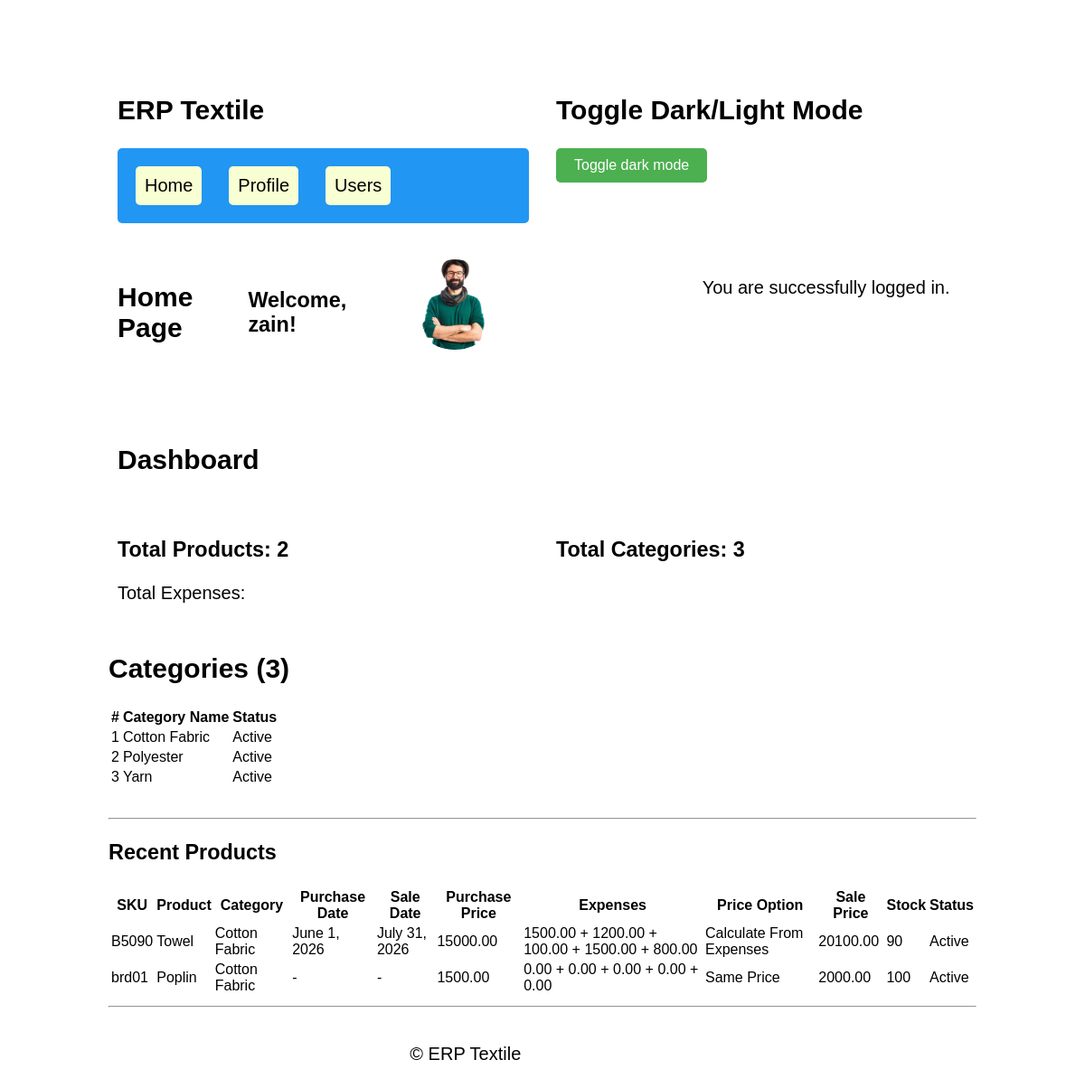
Page / (signed in) on the committed database.
### accounts/models.py (models this page shows, shortened)
class Profile(models.Model):
    user = models.OneToOneField(User, on_delete=models.CASCADE)
    bio = models.TextField(max_length=500, blank=True)
    location = models.CharField(max_length=100, blank=True)
    birth_date = models.DateField(null=True, blank=True)
    phone = models.CharField(max_length=20, blank=True)
    profile_picture = models.ImageField(default='default.jpg', upload_to='profile_pics', blank=True)

### categories/models.py (models this page shows, shortened)
class Category(models.Model):
    name = models.CharField(max_length=100, unique=True)
    description = models.TextField(blank=True, null=True)
    status = models.BooleanField(default=True)
    created_at = models.DateTimeField(auto_now_add=True)
    updated_at = models.DateTimeField(auto_now=True)
    class Meta:
        ordering = ['name']
        verbose_name = "Category"
        verbose_name_plural = "Categories"

### products/models.py (models this page shows, shortened)
class Product(models.Model):
    PRICE_OPTION = (
        ('same', 'Same Price'),
        ('30', 'Add 30%'),
        ('expense', 'Calculate From Expenses'),
    )
    sku = models.CharField(max_length=50, unique=True)
    name = models.CharField(max_length=200)
    category = models.ForeignKey(
        Category,
        on_delete=models.CASCADE,
        related_name='products'
    )
    purchase_price = models.DecimalField(max_digits=10, decimal_places=2)
    sale_price = models.DecimalField(max_digits=10, decimal_places=2, default=0)
    purchase_date = models.DateField(null=True, blank=True)
    sale_date = models.DateField(null=True, blank=True)
    price_option = models.CharField(
        max_length=20,
        choices=PRICE_OPTION,
        default='same'
    )
    expense1 = models.DecimalField(max_digits=10, decimal_places=2, default=0)
    expense2 = models.DecimalField(max_digits=10, decimal_places=2, default=0)
    expense3 = models.DecimalField(max_digits=10, decimal_places=2, default=0)
    expense4 = models.DecimalField(max_digits=10, decimal_places=2, default=0)
    expense5 = models.DecimalField(max_digits=10, decimal_places=2, default=0)
    opening_stock = models.PositiveIntegerField(default=0)
    current_stock = models.PositiveIntegerField(default=0)
    minimum_stock = models.PositiveIntegerField(default=0)
    description = models.TextField(blank=True, null=True)
    status = models.BooleanField(default=True)
    created_at = models.DateTimeField(auto_now_add=True)
    updated_at = models.DateTimeField(auto_now=True)
    class Meta:
        ordering = ['name']
        verbose_name = "Product"
        verbose_name_plural = "Products"

### accounts/views.py (the view)
# urls.py: path('', views.home, name='home'),
@login_required
def home(request):
    products = Product.objects.all().order_by('-id')[:5]
    categories = Category.objects.all().order_by('name')  # 👈 ADD THIS
    context = {
        'products': products,
        'categories': categories,   # 👈 ADD THIS
        'total_products': Product.objects.count(),
        'total_categories': Category.objects.count(),
    }
    return render(request, 'accounts/home.html', context)

### accounts/templates/accounts/home.html (shortened to what this page needs)
{% extends 'accounts/base.html' %}
{% load static %}
{% block content %}
<div class="row-3 content-grid">
    <div class="grid-item-1">
        <div class="header">
            <h2>Home Page</h2>
            <h3>Welcome, {{ user.username }}!</h3>
    </div>
        </div>
    <div class="grid-item-1">
        <div class="welcome">
            <div class="profile-preview">
                <img src="{{ user.profile.profile_picture.url }}" alt="Profile Picture" class="profile-img">
            </div>
        </div>
        </div>
    <div class="grid-item-1">
        <div>
            <p>You are successfully logged in.</p>
        </div>
    </div>
</div>
<br>
<div class="row-2 content-grid">
    <div class="grid-item-1">
        <h2>Dashboard</h2>
    </div>
</div>
<div class="row-2 content-grid">
    <div class="grid-item-1">
            <h3>Total Products: {{ total_products }}</h3>
          <p>Total Expenses: {{ total_expenses }}</p>
    </div>
    <div class="grid-item-1">
        <h3>Total Categories: {{ total_categories }}</h3>
    </div>
</div>
<h2>Categories ({{ total_categories }})</h2>
<table>
    <thead>
        <tr>
            <th>#</th>
            <th>Category Name</th>
            <th>Status</th>
        </tr>
    </thead>
    <tbody>
        {% for category in categories %}
        <tr>
            <td>{{ forloop.counter }}</td>
            <td>{{ category.name }}</td>
            <td>
                {% if category.status %}
                    Active
                {% else %}
                    Inactive
                {% endif %}
            </td>
        </tr>
        {% empty %}
        <tr>
            <td colspan="3">No categories found.</td>
        </tr>
        {% endfor %}
    </tbody>
</table>
<br>
<hr>
<h3>Recent Products</h3>
<table>
    <thead>
        <tr>
            <th>SKU</th>
            <th>Product</th>
            <th>Category</th>
            <th>Purchase Date</th>
            <th>Sale Date</th>
            <th>Purchase Price</th>
            <th>Expenses</th>
            <th>Price Option</th>
            <th>Sale Price</th>
            <th>Stock</th>
            <th>Status</th>
        </tr>
    </thead>
    <tbody>
    {% for p in products %}
    <tr>
        <td>{{ p.sku }}</td>
        <td>{{ p.name }}</td>
        <td>{{ p.category.name }}</td>
        <td>{{ p.purchase_date|default:"-" }}</td>
        <td>{{ p.sale_date|default:"-" }}</td>
        <td>{{ p.purchase_price }}</td>
        <td>
            {{ p.expense1 }}
            +
            {{ p.expense2 }}
            +
            {{ p.expense3 }}
            +
            {{ p.expense4 }}
            +
            {{ p.expense5 }}
        </td>
        <td>{{ p.get_price_option_display }}</td>
        <td>{{ p.sale_price }}</td>
        <td>{{ p.current_stock }}</td>
        <td>
            {% if p.status %}
                Active
            {% else %}
                Inactive
            {% endif %}
        </td>
    </tr>
    {% empty %}
    <tr>
        <td colspan="11">No products found.</td>
    </tr>
    {% endfor %}
    </tbody>
</table>
{% endblock %}

### static/css/style.css (style rules this page uses)
body { padding: 25px; background-color: white; color: black; font-size: 20px; }
.content-grid { display: grid; gap: 10px; }
.grid-item-1 { padding:10px; }
.row-1, .row-2, .row-3, .row-4 { display: grid; }
@media screen and (min-width: 768px) { .row-2 { grid-template-columns: 1fr 1fr; } }
@media screen and (min-width: 768px) { .row-3 { grid-template-columns: 1fr 1fr 1fr; } }
body { font-family: Arial; max-width: 80%; margin: 50px auto; padding: 20px; }
.header { display: flex; justify-content: space-between; align-items: center; margin-bottom: 20px; }
.profile-img { width: 100px; height: 100px; border-radius: 50%; object-fit: cover; }

### rows in the picture
Category: name "Cotton Fabric", status "Active"
Category: name "Polyester", status "Active"
Category: name "Yarn", status "Active"
Product: sku "B5090", name "Towel", category.name "Cotton Fabric", purchase_date "June 1, 2026", sale_date "July 31, 2026", purchase_price "15000.00", expense1 "1500.00", expense2 "1200.00", expense3 "100.00", expense4 "1500.00", expense5 "800.00", price_option "Calculate From Expenses", sale_price "20100.00", current_stock "90", status "Active"
Product: sku "brd01", name "Poplin", category.name "Cotton Fabric", purchase_date "-", sale_date "-", purchase_price "1500.00", expense1 "0.00", expense2 "0.00", expense3 "0.00", expense4 "0.00", expense5 "0.00", price_option "Same Price", sale_price "2000.00", current_stock "100", status "Active"

### other values in the picture
{{ user.username }} "zain"
{{ total_products }} "2"
{{ total_categories }} "3"
